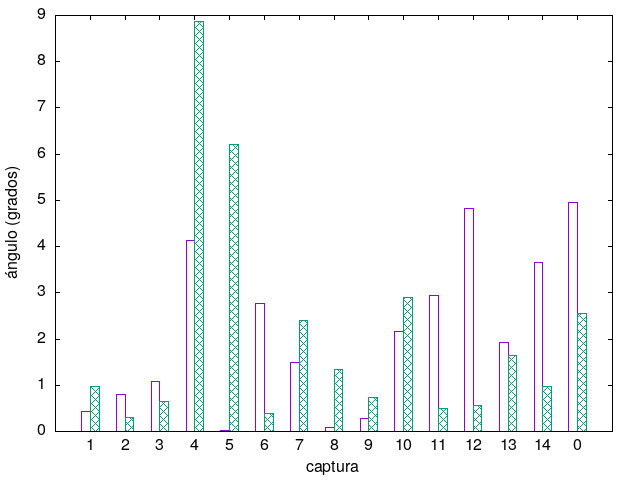

gnuplot code for this plot:
#/* vim: set filetype=gnuplot:*/

set terminal tikz
set output 'dif_rot_happy.tex'
#set terminal dumb ansirgb
set xlabel 'captura'
set ylabel 'ángulo (grados)'
unset key

plot 'data/happy.angles' using (abs($2-$4)):xtic(1) with histogram, \
	 'data/happy.angles' using (abs($3-$4)):xtic(1) with histogram fs pattern 1
